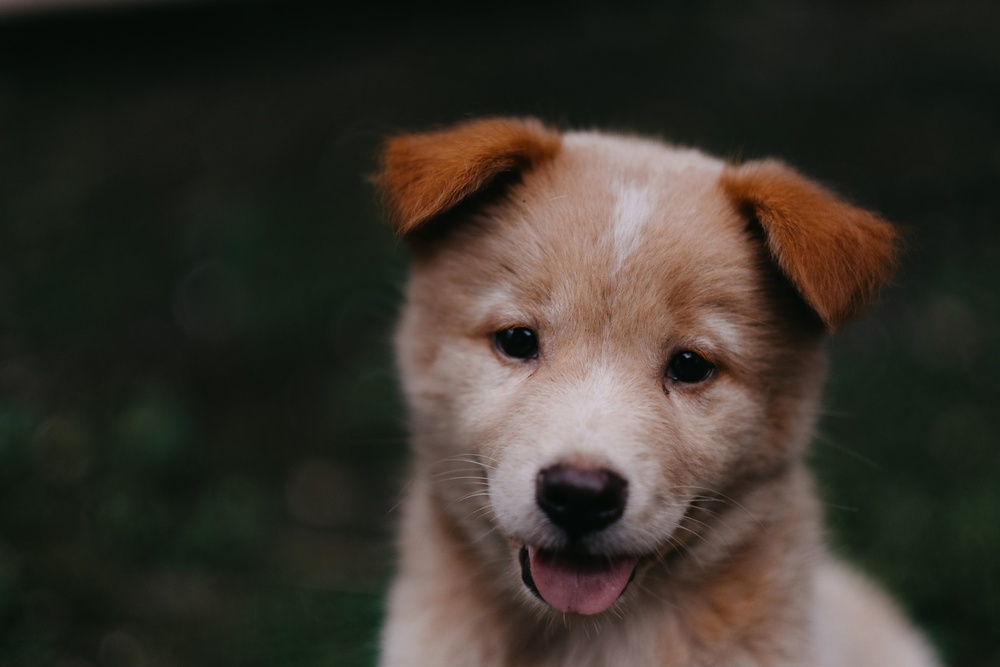
#> input picture DATA/00-puppy.jpg, 1000 x 667 px, shrunk from 1950 x 1300 before the run
$ jupyter execute Cropping.ipynb
#> lines starting #> are read from the running program, lines starting #| are printed output that depends on the picture
# Cropping

[cell 1]
import cv2
#import numpy as np

image = cv2.imread('../DATA/00-puppy.jpg')
#> image is the input picture: shape (667, 1000, 3); mean B, G, R 43.8, 51.8, 57.3
height , width = image.shape[:2]
#> height = 667; width = 1000


start_row, start_col = int(height * 0.30), int(width * 0.30)
#> start_row = 200; start_col = 300

end_row, end_col = int(height * 0.80), int(width * 0.80)
#> end_row = 533; end_col = 800

cropped_image = image[start_row:end_row, start_col:end_col]
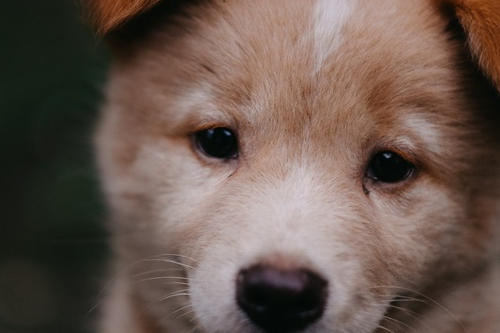
#> cropped_image: shape (333, 500, 3); mean B, G, R 77.9, 86.5, 104.2

cv2.imshow("Original Image", image)
cv2.waitKey(0)

cv2.imshow("Cropped Image", cropped_image)
cv2.waitKey(0)

cv2.destroyAllWindows()


$ run again, with DATA/Denis_Mukwege.jpg copied over DATA/00-puppy.jpg
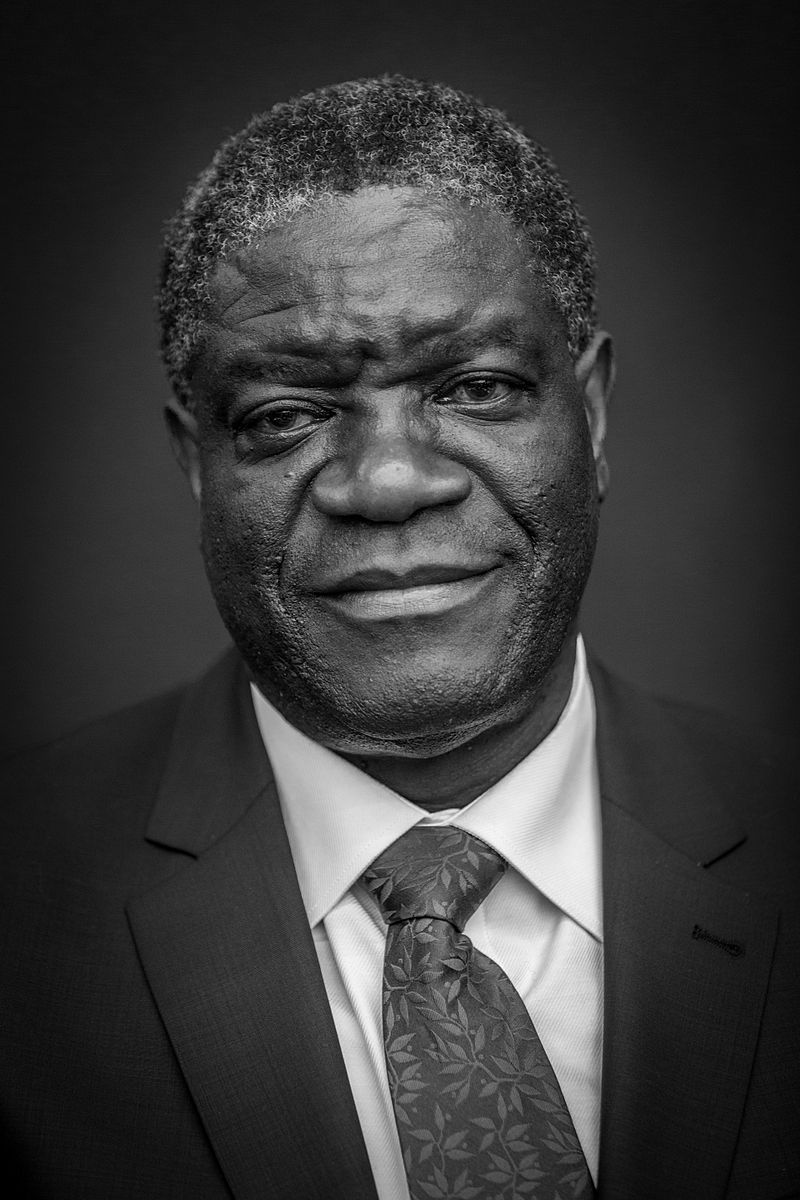
#> input picture DATA/Denis_Mukwege.jpg, 800 x 1200 px
#> image is the input picture: shape (1200, 800, 3); min 0, max 255, mean 58.8
#> `cropped_image = image[start_row:end_row, start_col:end_col]`:
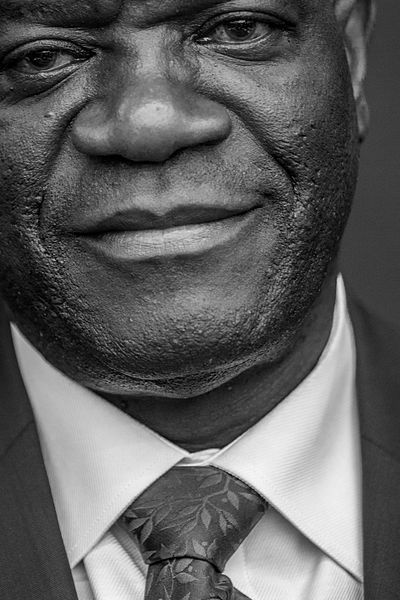
#> cropped_image: shape (600, 400, 3); min 0, max 255, mean 94.9

$ run again, with DATA/Nadia_Murad.jpg copied over DATA/00-puppy.jpg
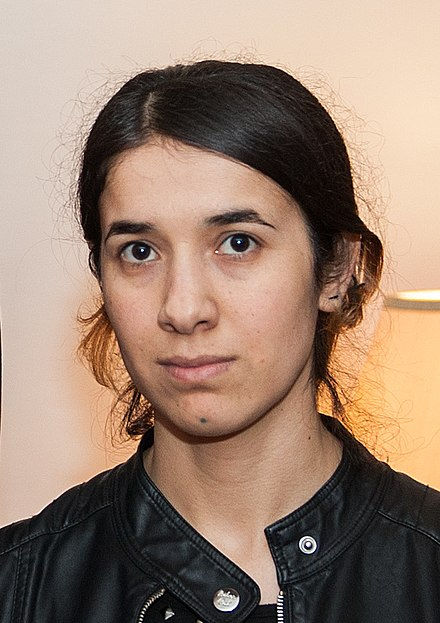
#> input picture DATA/Nadia_Murad.jpg, 440 x 623 px
#> image is the input picture: shape (623, 440, 3); mean B, G, R 112.7, 129.2, 153.8
#> `cropped_image = image[start_row:end_row, start_col:end_col]`:
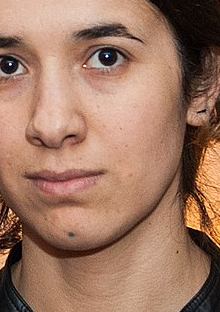
#> cropped_image: shape (312, 220, 3); mean B, G, R 98.6, 119.1, 158.3
